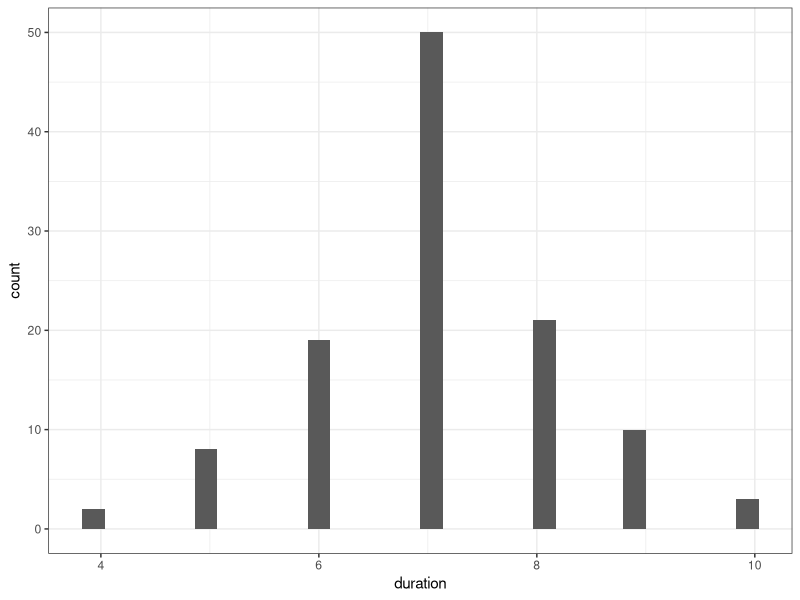
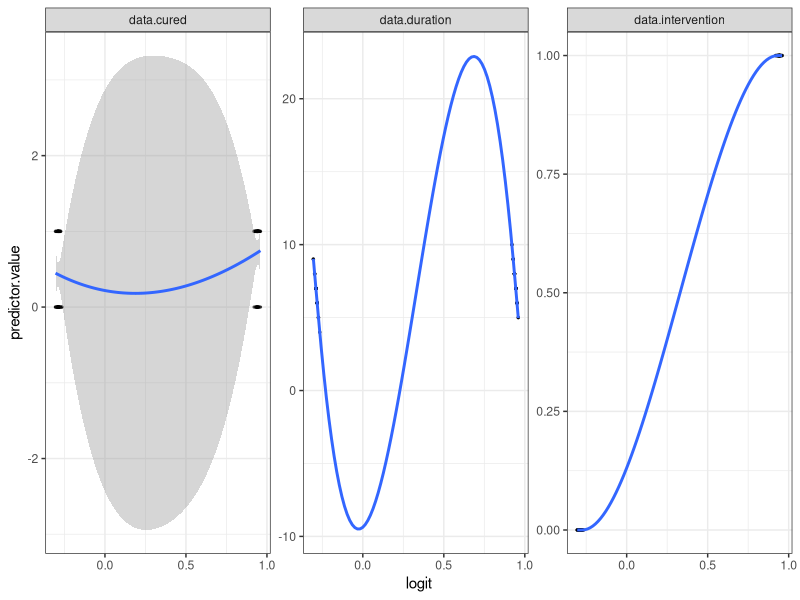
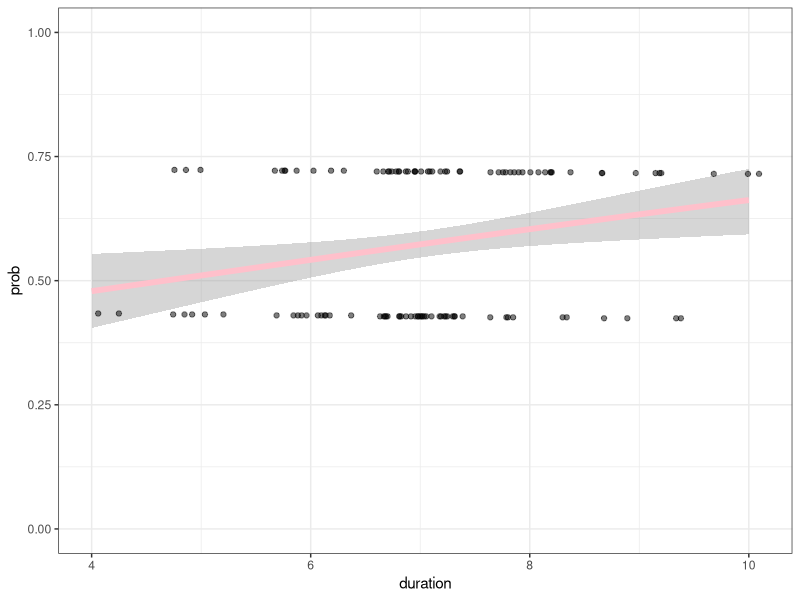
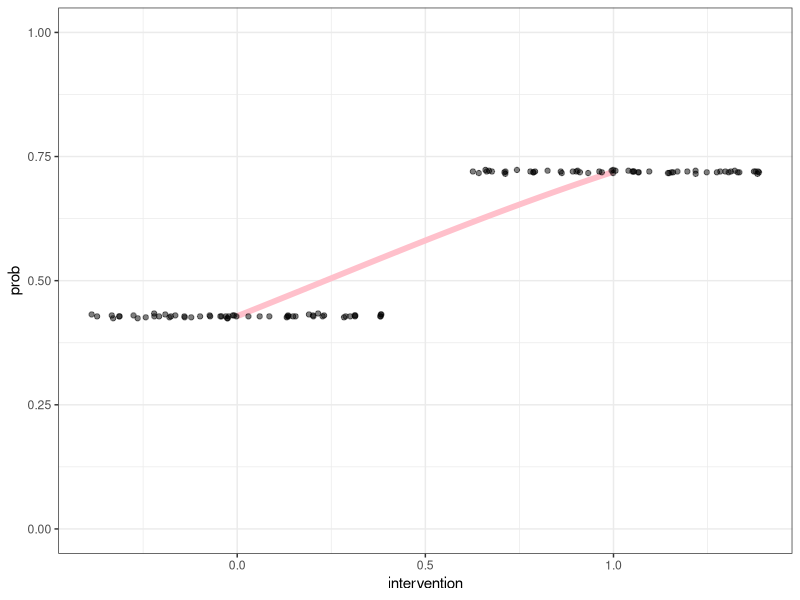

R code for these plots, in order:
## ---- chunk 1
library(tidyverse)
library(haven)
library(here)
library(car)
## ---- chunk 2
data <- read_sav(here("data sets/Eel.sav"))
names(data) <- c('cured', 'intervention', 'duration')

## ---- chunk 3
str(data)

data %>%
  ggplot(aes(x = duration))+
  geom_histogram()+
  theme_bw()
## ---- chunk 4
m1 <- glm( formula = cured ~ duration 
          , data   = data
          , family = binomial(link = 'logit'))

summary.glm(m1)
## ---- chunk 5
m2 <- glm( formula = cured ~ intervention 
          , data   = data
          , family = binomial(link = 'logit'))

summary.glm(m2)
## ---- chunk 6
m3 <- glm( formula = cured ~ duration + intervention
          , data   = data
          , family = binomial(link = 'logit'))

summary.glm(m3)
## ---- chunk 7
m4 <- glm( formula = cured ~ duration*intervention 
          , data   = data
          , family = binomial(link = 'logit'))

summary.glm(m4)
## ---- chunk 8

summary(influence.measures(m3))
mean(hatvalues(m3))*3
#observation 47 and 111 are highly impactfull. Lets have a look at the residuals

summary(scale(m3$residuals))
res <- scale(m3$residuals)
head(arrange(tibble(res), desc(res)), 10)
#They are quite small = good. 
## ---- chunk 9
#Checking independence
durbinWatsonTest(m3)
## ---- chunk 10
vif(m3)
1/vif(m3)
## ---- chunk 11
logit <- logit(fitted.values(m3))
df <- data.frame(data$cured, data$duration, data$intervention) %>%
  mutate(logit = logit(fitted.values(m3))) %>%
  gather(key = "predictors", value = "predictor.value", -logit)

ggplot(df, aes(logit, predictor.value))+
  geom_point(size = 0.5, alpha = 0.5) +
  geom_smooth(method = "loess") + 
  theme_bw() + 
  facet_wrap(~predictors, scales = "free_y")
## ---- chunk 12
prob <- predict.glm(m3, type = 'response')
data <- cbind(data, prob)

ggplot(data = data, aes(x=duration, y = prob))+ 
  stat_smooth(method="glm"
              , se=T
              , method.args = list(gaussian(link = 'logit'))
              , colour = 'pink'
              , size = 2)+
  geom_jitter(alpha=.5, height = 0) +
  ylim(c(0,1))+
  theme_bw()
#.
## ---- chunk 13
ggplot(data = data, aes(x=intervention, y = prob))+ 
  stat_smooth(method="glm"
              , se=T
              , method.args = list(gaussian(link = 'logit'))
              , colour = 'pink'
              , size = 2)+
  geom_jitter(alpha=.5, height = 0) +
  ylim(c(0,1))+
  theme_bw()
#Note. The dots/jitters on the graphs are just the observations. I keep them there because they emphasize that the outcome is binary. 

## ---- chunk 14
exp(coef(glm(formula = cured ~ duration + intervention, family = binomial(link = "logit"), data = data)))
#or simply accessing the coefficients from the fitted model, i prefere this latter way :) 
exp(m3$coefficients)
## ---- chunk 15
classification <- data.frame(
  respons = data$cured                       #what is the actual outcome?
, predicted = round(fitted.values(m3),0))    #what is our guess?

xtabs(~ predicted + respons, data = classification)
#how many predictions were correct?
correct_prediction.1 <- 32+41
#What percentage is correct?
correct_prediction.1/length(data$cured)
